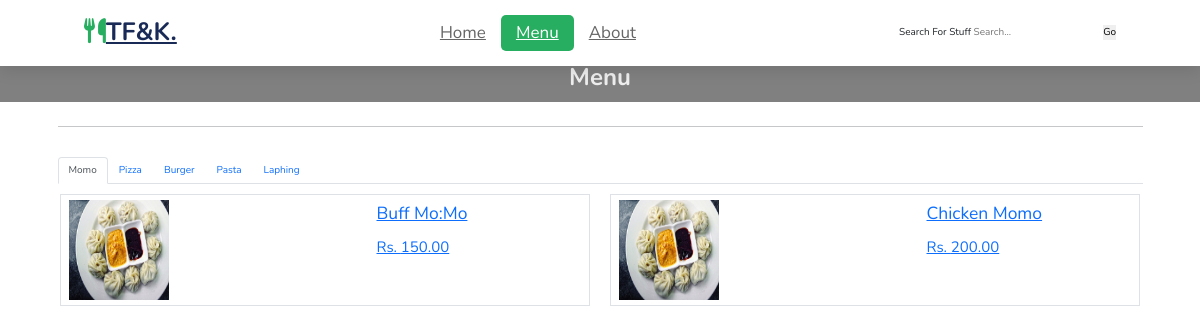
The app's page /food with its own data.
### ForkAndKnife/models.py (models this page shows, shortened)
class Menu(models.Model):
    menu_item_id = models.AutoField;
    name = models.CharField(max_length=100)
    desctription = models.CharField(max_length=250)
    price = models.DecimalField(max_digits=6, decimal_places=2)
    item_image = models.ImageField(upload_to='media')
    category_id = models.ForeignKey(Category, on_delete=models.CASCADE)
    sub_category_id = models.ForeignKey(SubCategory, on_delete=models.CASCADE)

### ForkAndKnife/views.py (the view)
# urls.py: path('food', views.menuFoodList, name="menuFoodPage"),
def menuFoodList(request):
    obj = SubCategory.objects.all()
    menus = Menu.objects.all()
    return render(request, "ForkAndKnife/menuFood.html", {'objj': obj , 'menuss': menus})

### ForkAndKnife/templates/ForkAndKnife/menuFood.html (shortened to what this page needs)
{%load static %}
<!doctype html>
<html lang="en">
<head>
  <link href="https://cdn.jsdelivr.net/npm/bootstrap@5.0.2/dist/css/bootstrap.min.css" rel="stylesheet">
  <link href="https://cdn.jsdelivr.net/npm/bootstrap@5.2.0/dist/css/bootstrap.min.css" rel="stylesheet"
>
  <link rel="stylesheet" href="https://cdnjs.cloudflare.com/ajax/libs/font-awesome/6.1.1/css/all.min.css">
  <link rel="stylesheet" href="https://cdn.jsdelivr.net/npm/swiper@9/swiper-bundle.min.css"/>
  <link rel="stylesheet" href="{% static 'css/index.css' %}">
  <link rel="stylesheet" href="{% static 'css/menu.css' %}">
</head>
<body>
  <header>
    {% if user.is_authenticated %}
    <a href="{% url 'homePage' %}" class="logo"><i class="fa-solid fa-utensils"></i>TF&K.</a>
    {%else%}
    <a href="{% url 'indexPage' %}" class="logo"><i class="fa-solid fa-utensils"></i>TF&K.</a>
    {%endif%}
    <nav class="navbar">
      {% if user.is_authenticated %}
      <a href="{% url 'homePage'%}">home</a>
      {%else%}
      <a href="{% url 'indexPage'%}">home</a>
      {%endif%}
      <a href="{% url 'menuPage'%}" class="active">menu</a>
      <a href="{% url 'aboutPage'%}">about</a>
    </nav>
    <div class="icons">
      <form onsubmit="event.preventDefault();" role="search" class="d-inline">
        <label for="search">Search for stuff</label>
        <input id="search" type="search" placeholder="Search..." autofocus required />
        <button type="submit">Go</button>
      </form>
    </div>
  </header>
  <div class="subko-heading"><h3>Menu</h3> </div>
        <div class="container">
            <hr class="mb-5">
            <ul class="nav nav-tabs" id="myTab" role="tablist">
  <li class="nav-item" role="presentation">
    <button class="nav-link active" id="home-tab" data-bs-toggle="tab" data-bs-target="#home" type="button" role="tab" aria-controls="home" aria-selected="true">Momo</button>
  </li>
  <li class="nav-item" role="presentation">
    <button class="nav-link" id="profile-tab" data-bs-toggle="tab" data-bs-target="#profile" type="button" role="tab" aria-controls="profile" aria-selected="false">Pizza</button>
  </li>
  <li class="nav-item" role="presentation">
    <button class="nav-link" id="contact-tab" data-bs-toggle="tab" data-bs-target="#contact" type="button" role="tab" aria-controls="contact" aria-selected="false">Burger</button>
  </li>
  <li class="nav-item" role="presentation">
    <button class="nav-link" id="cdrinks-tab" data-bs-toggle="tab" data-bs-target="#cdrinks" type="button" role="tab" aria-controls="cdrinks" aria-selected="false">Pasta</button>
  </li>
  <li class="nav-item" role="presentation">
    <button class="nav-link" id="laphing-tab" data-bs-toggle="tab" data-bs-target="#laphing" type="button" role="tab" aria-controls="laphing" aria-selected="false">Laphing</button>
  </li>
</ul>
<div class="tab-content" id="myTabContent">
  <div class="tab-pane fade show active" id="home" role="tabpanel" aria-labelledby="home-tab">
    <div class="row">
      {%for food in menuss %}
      {%if food.sub_category_id_id == 1 %}
      <div class="col border m-3">
        <a href="{% url 'orderPage' id=food.id %}">
        <div class="row py-2 ">
          <div class="col-7"><img src="{{ food.item_image.url }}" width="100px" height="100px" alt="momo"></div>
          <div class="col">
              <p class="fs-3">{{ food.name}}</p>
              <p class="fs-4">Rs. {{ food.price}}</p>
          </div>
      </div> </a>
  </div>
  {%endif%}
  {%endfor%}
  </div>
  </div>
</div>
        </div>
</body>
</html>

### static/css/index.css (style rules this page uses)
* { font-family: "Nunito", sans-serif; margin: 0; padding: 0; -webkit-box-sizing: border-box; box-sizing: border-box; text-decoration: none; outline: none; border: none; text-transform: capitalize; -webkit-transition: all 0.3s linear; -o-transition: all 0.3s linear; transition: all 0.3s linear; }
@media (min-width: 992px) { .container { max-width: 1100px; } }
html { font-size: 62.5%; overflow-x: hidden; scroll-padding-top: 5.5rem; scroll-behavior: smooth; }
.subko-heading { text-align: center; margin: 4% 0 2%; padding: 15px 0 5px; background-color: gray; }
.subko-heading h3 { font-size: x-large; font-weight: 700; color: #eee; }
header { position: fixed; top: 0; left: 0; right: 0; background: #fff; padding: 1rem 7%; display: -webkit-box; display: -ms-flexbox; display: flex; -webkit-box-align: center; -ms-flex-align: center; align-items: center; -webkit-box-pack: justify; -ms-flex-pack: justify; justify-content: space-between; z-index: 999; -webkit-box-shadow: 0 0.5rem 1.5rem rgba(0, 0, 0, 0.1); box-shadow: 0 0.5rem 1.5rem rgba(0, 0, 0, 0.1); }
header .logo { color: #192a56; font-size: 2.5rem; font-weight: bolder; }
header .logo i { color: #27ae60; }
header .navbar a { font-size: 1.7rem; border-radius: 0.5rem; padding: 0.5rem 1.5rem; color: #666; }
header .navbar a.active, header .navbar a:hover { color: #fff; background: #27ae60; }

### static/css/menu.css (style rules this page uses)
* { font-family: "Nunito", sans-serif; margin: 0; padding: 0; -webkit-box-sizing: border-box; box-sizing: border-box; text-decoration: none; outline: none; border: none; text-transform: capitalize; -webkit-transition: all 0.3s linear; -o-transition: all 0.3s linear; transition: all 0.3s linear; }
@media (min-width: 992px) { .container { max-width: 1100px; } }
html { font-size: 62.5%; overflow-x: hidden; scroll-padding-top: 5.5rem; scroll-behavior: smooth; }
.subko-heading { text-align: center; margin: 4% 0 2%; padding: 15px 0 5px; background-color: gray; }
.subko-heading h3 { font-size: x-large; font-weight: 700; color: #eee; }
header { position: fixed; top: 0; left: 0; right: 0; background: #fff; padding: 1rem 7%; display: -webkit-box; display: -ms-flexbox; display: flex; -webkit-box-align: center; -ms-flex-align: center; align-items: center; -webkit-box-pack: justify; -ms-flex-pack: justify; justify-content: space-between; z-index: 999; -webkit-box-shadow: 0 0.5rem 1.5rem rgba(0, 0, 0, 0.1); box-shadow: 0 0.5rem 1.5rem rgba(0, 0, 0, 0.1); }
header .logo { color: #192a56; font-size: 2.5rem; font-weight: bolder; }
header .logo i { color: #27ae60; }
header .navbar a { font-size: 1.7rem; border-radius: 0.5rem; padding: 0.5rem 1.5rem; color: #666; }
header .navbar a.active, header .navbar a:hover { color: #fff; background: #27ae60; }

### records on screen
Menu: item_image (picture), name "Buff Mo:Mo", price "150.00"
Menu: item_image (picture), name "Chicken Momo", price "200.00"
